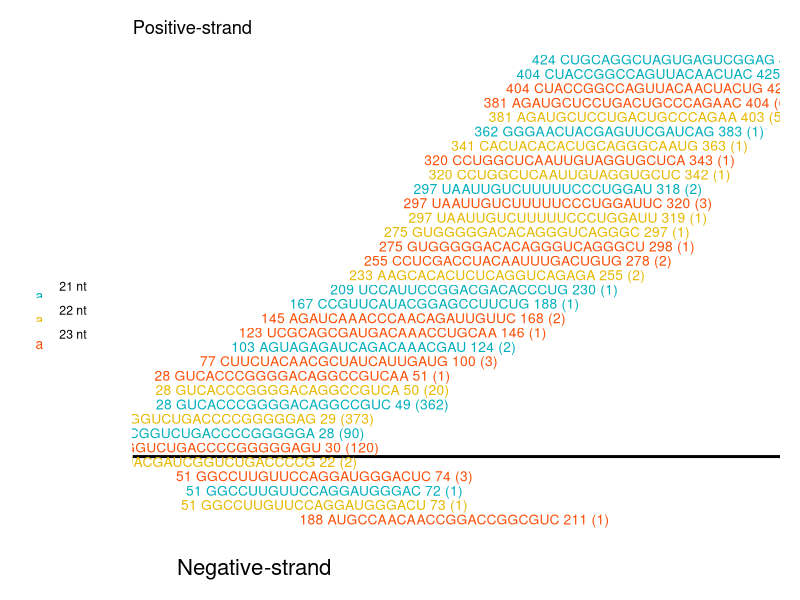
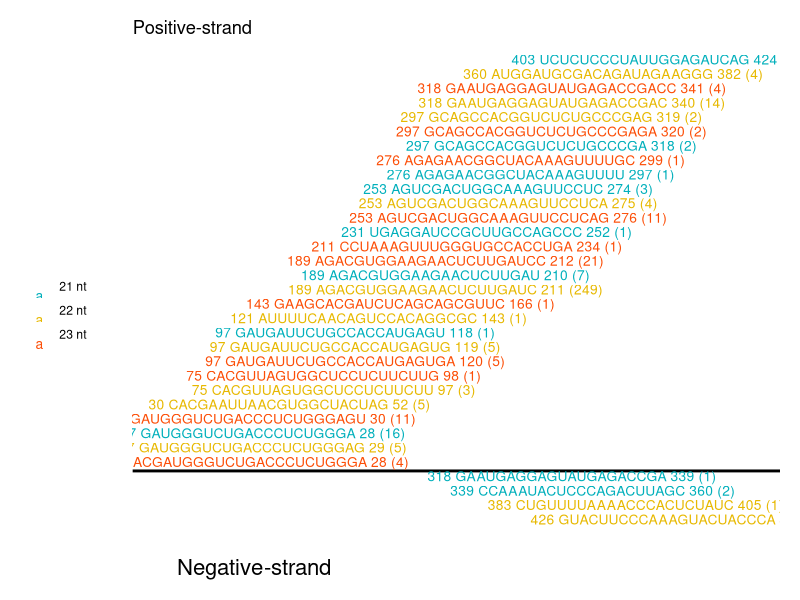
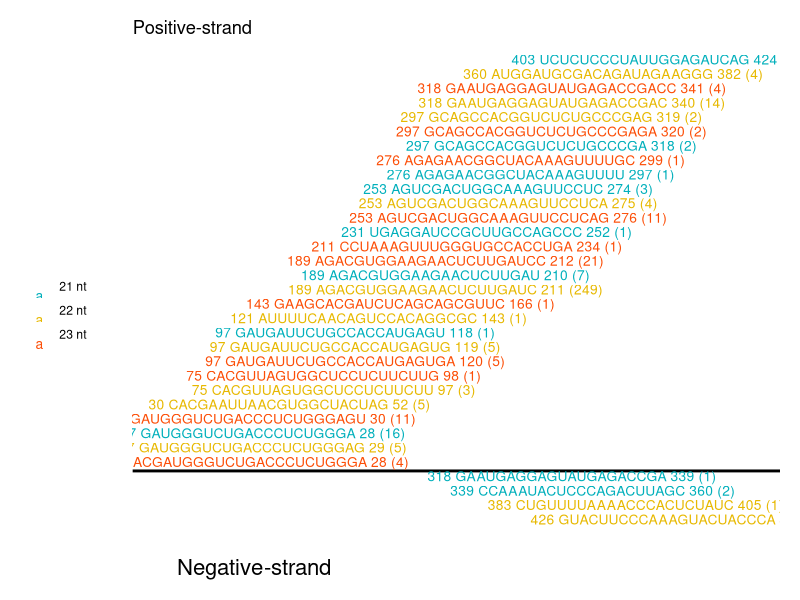
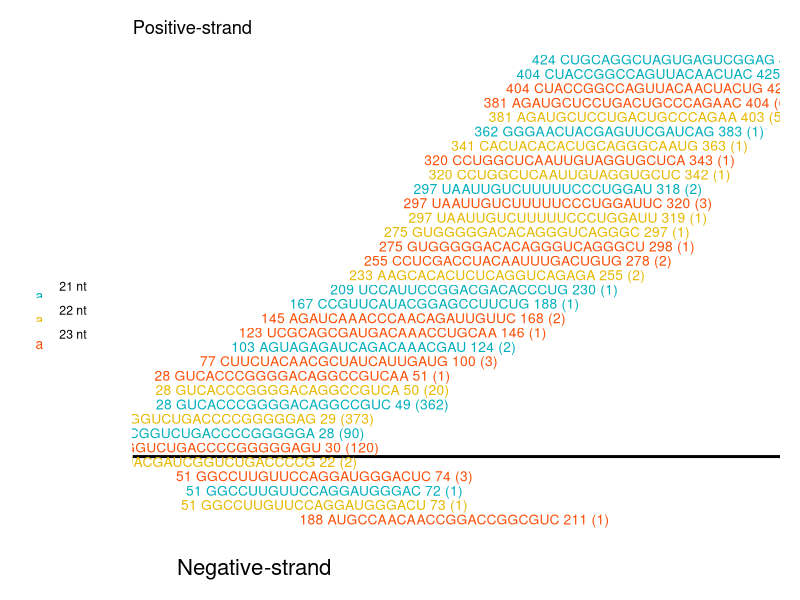
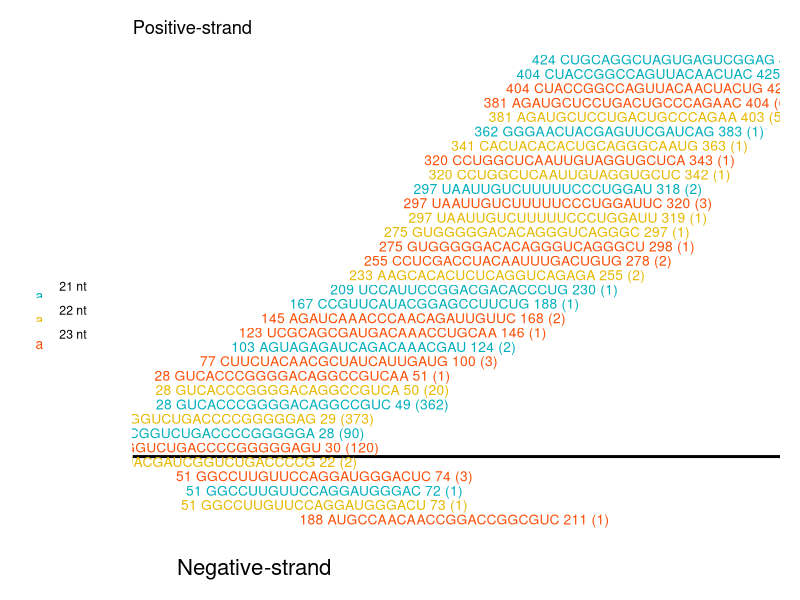

The R script that drew these images, in order:

library(ggplot2)

setwd("H:\\PROJECT\\OUYANGWEI/new/3/")

read<-read.csv("B.csv",header = F,stringsAsFactors = T)
read<-read.csv("B.csv",header = F,stringsAsFactors = T)
fill<- c("#00AFBB", "#E7B800", "#FC4E07")
themenew<-theme(axis.line=element_blank(),
             axis.text = element_text(size = 16),
             #axis.text.x=element_text(angle = 90),
             axis.line.x = element_blank(),#element_line(size = 1, linetype = "solid", colour = "black"),
             axis.text.y=element_blank(),
             axis.ticks.y=element_blank(),
             axis.text.x=element_blank(),
             axis.ticks.x=element_blank(),
             axis.title.x=element_text(hjust=0.09,size=16),
             #axis.title.y=element_text(angle = 180,size=16),
             legend.position="left",
             panel.background=element_blank(),
             panel.border=element_blank(),
             #panel.grid.major=element_blank(),
             panel.grid.minor=element_blank(),
             plot.background=element_blank(),
             plot.margin = unit(c(1, 1, 1, 1), "line"),
             legend.background = element_rect(fill = "white")

)


B <- ggplot(data = read, aes(x = V1, y = V6,group=V5,colour=factor(V5))) +       
  #geom_line(aes(group = V2),size=1) +
  themenew+
  theme(legend.key = element_rect(fill = "white", color = NA))+
  #theme(legend.text=element_text(colour=factor(V5),size=12))+
  geom_hline(aes(yintercept=2),size=1)+
  geom_text(aes(label = V3),show.legend = NA,size = 3.5,vjust=-0.4)+
  #scale_y_continuous(expand = c(0, 0))+
  scale_x_continuous(limits=c(-100,500))+
  #scale_color_manual(values = c("#00AFBB", "#E7B800", "#FC4E07"))
  scale_color_manual(values = c("#00AFBB", "#E7B800", "#FC4E07"), 
                    name="",
                    labels=c("21 nt", "22 nt", "23 nt"))+
  labs(title="Positive-strand",x ="Negative-strand",y="")

pdf("B text.pdf", width = 10, height = 7)
print(B)
dev.off()
png(paste("Btext", ".png", sep = ""), width = 1000, height = 500)
print(B)
dev.off()


read<-read.csv("A.csv",header = F,stringsAsFactors = T)
fill<- c("#00AFBB", "#E7B800", "#FC4E07")
themenew<-theme(axis.line=element_blank(),
                axis.text = element_text(size = 16),
                #axis.text.x=element_text(angle = 90),
                axis.line.x = element_blank(),#element_line(size = 1, linetype = "solid", colour = "black"),
                axis.text.y=element_blank(),
                axis.ticks.y=element_blank(),
                axis.text.x=element_blank(),
                axis.ticks.x=element_blank(),
                axis.title.x=element_text(hjust=0.09,size=16),
                #axis.title.y=element_text(angle = 180,size=16),
                legend.position="left",
                panel.background=element_blank(),
                panel.border=element_blank(),
                #panel.grid.major=element_blank(),
                panel.grid.minor=element_blank(),
                plot.background=element_blank(),
                plot.margin = unit(c(1, 1, 1, 1), "line"),
                legend.background = element_rect(fill = "white")
                
)


A <- ggplot(data = read, aes(x = V1, y = V6,group=V5,colour=factor(V5))) +       
  #geom_line(aes(group = V2),size=1) +
  themenew+
  theme(legend.key = element_rect(fill = "white", color = NA))+
  #theme(legend.text=element_text(colour=factor(V5),size=12))+
  geom_hline(aes(yintercept=2),size=1)+
  geom_text(aes(label = V3),show.legend = NA,size = 3.5,vjust=-0.4)+
  #scale_y_continuous(expand = c(0, 0))+
  scale_x_continuous(limits=c(-60,560))+
  #scale_color_manual(values = c("#00AFBB", "#E7B800", "#FC4E07"))
  scale_color_manual(values = c("#00AFBB", "#E7B800", "#FC4E07"), 
                     name="",
                     labels=c("21 nt", "22 nt", "23 nt"))+
  labs(title="Positive-strand",x ="Negative-strand",y="")

A
pdf("A text.pdf", width = 12, height = 8)
print(A)
dev.off()
png(paste("A text", ".png", sep = ""), width = 1000, height = 500)
print(A)
dev.off()

theme<-theme(axis.line=element_blank(),
             axis.text = element_text(size = 16),
             axis.text.x=element_blank(),
             axis.ticks.x=element_blank(),
             axis.line.x = element_line(size = 1, linetype = "solid", colour = "black"),
             axis.text.y=element_blank(),
             axis.ticks.y=element_blank(),
             #axis.title.x=element_blank(),
             axis.title.y=element_blank(),
             legend.position="none",
             panel.background=element_blank(),
             panel.border=element_blank(),
             #panel.grid.major=element_blank(),
             panel.grid.minor=element_blank(),
             plot.background=element_blank(),
             plot.margin = unit(c(1, 1, 1, 1), "line")
)
